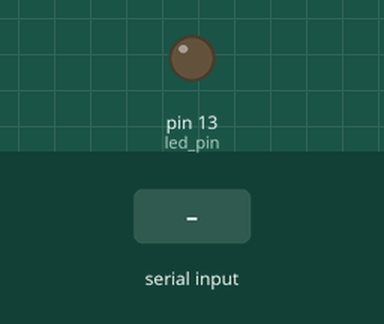
This sketch was run on a simulated Arduino Uno, built with avr-gcc and run on an emulated ATmega328P. Shown: output pins drawn as LEDs (lit = HIGH). Inputs (shaded band) come from the test bench.

Above: at 1.2 s.
1.3 s: "b" received over Serial
At 2.2 s:
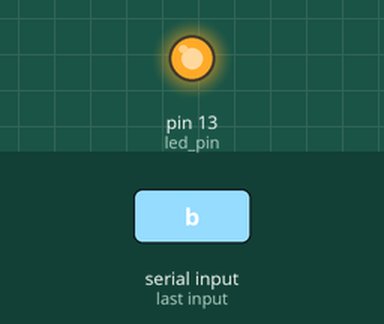
4.3 s: "u" received over Serial
5.8 s: "d" received over Serial
At 6.4 s:
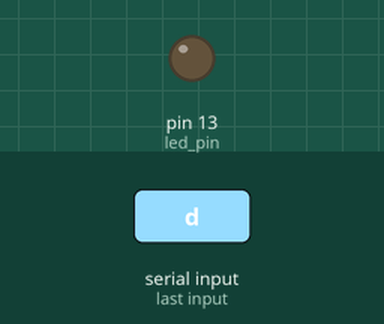
Timing chart, 0 to 8.8 s (numbered marks = the images above; inputs shaded):
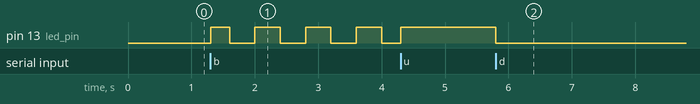

The sketch:

29.09.ino
```cpp
int led_pin = 13;
int state = -1;
int led_interval = 400; //400 мс период моргания

// значения сенсоров
int sensor1_val = 0;
int sensor2_val = 0;

bool read_s1 = false;
bool read_s2 = false;

void setup() {
  Serial.begin(9600);
  pinMode(led_pin, OUTPUT);

}


void loop() {

  while(Serial.available() > 0) {
    char a = Serial.read();
    if (a == 'u')
      state = 1;
    else if (a == 'd')
      state = 0;
    else if (a == 'b')
      state = 2;

    // передаём в консоль ардуино, что хотим считать датчик 1
    else if (a == '1'){
      read_s1 = true;
    }
    // хотим считать датчик 2
    else if (a == '2'){
      read_s2 = true;
    }
    else
      state = -1;

  }

  if (state == 1 or state == 0)
    digitalWrite(led_pin, state);
  else if (state == 2)
    digitalWrite(led_pin, (millis() / led_interval) % 2);  //(millis() / led_interval) % 2) - передаёт 0 или 1

  // считывание данных
  if (read_s1){
    int sensor1_val = analogRead(A0);  // датчик на пине А0
    Serial.println(sensor1_val);
    read_s1 = false;
  }

  if (read_s2){
    int sensor2_val = analogRead(A1);  // датчик на пине А1
    Serial.println(sensor2_val);
    read_s2 = false;
  }


}
```

Measured:
- after the input at 1.3 s, pin 13 (led_pin): LOW → HIGH at once, then repeats every 0.80 s: LOW 0.40 s, HIGH 0.40 s
- after the input at 5.8 s, pin 13 (led_pin): HIGH → LOW at once
